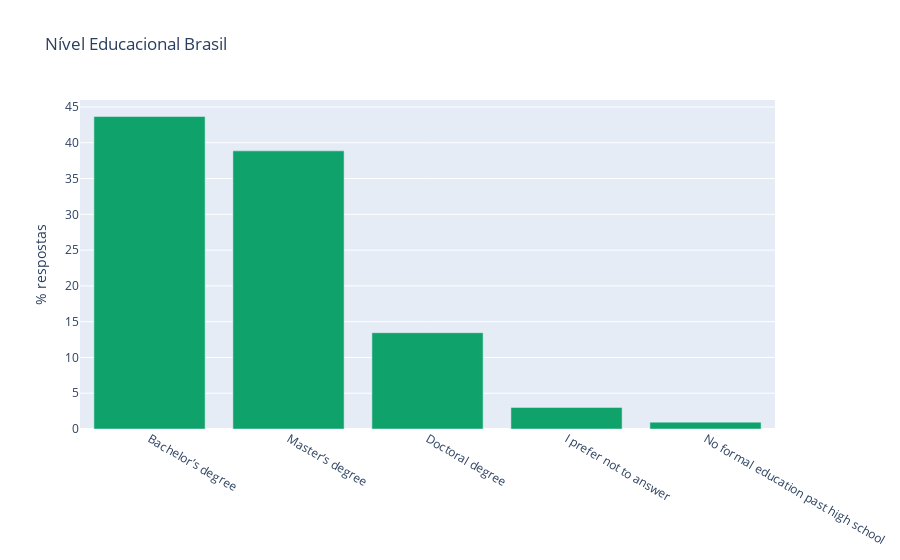

Notebook source saved alongside this figure:
### Code cell
fig = go.Figure([go.Bar(x= br_education_agg['educational_level'], 
                        y=br_education_agg['total per %'],
                       marker = dict(
                         color='#0fa36b'))])
fig.update_layout(title= "Nível Educacional Brasil",
                 yaxis_title='% respostas')
py.offline.iplot(fig, filename='horizontal-bar')

### Figure 1 — Plotly figure (JSON) as saved in the notebook; plotly's stock layout.template omitted (floating-point values rounded to 4 significant figures)
{"data": [{"marker": {"color": "#0fa36b"}, "type": "bar", "x": ["Bachelor’s degree", "Master’s degree", "Doctoral degree", "I prefer not to answer", "No formal education past high school"], "y": [43.68, 38.87, 13.46, 3.02, 0.96]}], "layout": {"title": {"text": "Nível Educacional Brasil"}, "yaxis": {"title": {"text": "% respostas"}}}}
